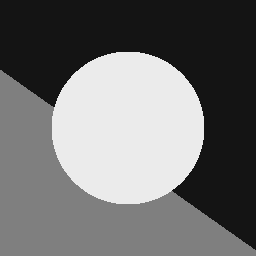
%> input picture Matlab/matlab_althg2/test.png, 256 x 256 px
$ octave test.m   (GNU Octave 9; MATLAB toolbox functions it lacks are replaced by stand-ins)
%> lines starting %> are read from the running program, lines starting %| are printed output that depends on the picture; in (x1, y1, x2, y2) boxes, pixels count from 0 and x2, y2 are one past the last pixel; in counts of white or black regions, pixels touching at a corner belong together; the program's own positions count from 1
### Matlab/matlab_althg2/compute_wavelet_quadtree.m
function [QT,Theta] = compute_wavelet_quadtree(M,Jmin,T,j_min,j_max,s)
% compute_wavelet_quadtree - compute the wavelet-bandelet quadtree
%   [QT,Theta] = compute_wavelet_quadtree(M,Jmin,T,j_min,j_max,s);
%   Copyright (c) 2005 Gabriel Peyr?

if nargin<2
    Jmin = 4;
end
if nargin<6
    s = Inf;
end
if nargin<5
    j_max = min(5, log2(size(M,1)));
end
if nargin<4
    j_min = 2;
end

% perform the wavelet transform
nx = length(M);
ny = length(M);
scale = log2(nx) - Jmin;
MW = dwt_haar_2d(M,nx,ny,scale);
%MW = double(MW);
n = size(M,1);
Jmax = log2(n)-1;
QT = zeros(n,n) + j_min;
Theta = zeros(n,n);

% compute the transform for each scale and each direction
for j=Jmax:-1:Jmin  % for each scale
    j_max = min(j_max, j);
%    if use_single_qt
%       MWc = zeros(2^j, 2^j, 3);
%    end
    for q=1:3   % for each orientation
        [selx,sely] = compute_quadrant_selection(j,q);
        disp(['--> computing quadtree at scale ' num2str(j) ' orientation ' num2str(q) '.']);
        %if ~use_single_qt
        [QT(selx,sely,:),Theta(selx,sely,:)] = compute_quadtree(MW(selx,sely),T,j_min,j_max,s);
        %else
        %    MWc(:,:,q) = MW(selx,sely);
        %end
    end
    % [10 lines of commented-out code are left out]
end

### Matlab/matlab_althg2/dwt_haar_2d.m
function  y = dwt_haar_2d(x,nx,ny,J)
y=zeros(ny,nx);
for j=1:J
    for i=1:ny
            x0 = x(i,:)';
            x(i,1:nx/2) = (x0(1:2:end,:) + x0(2:2:end,:)) / sqrt(2);
            x(i,nx/2+1:nx) = (x0(1:2:end,:) - x0(2:2:end,:)) / sqrt(2);
    end
    for i=1:nx
            x0 = x(:,i);
            x(1:ny/2,i) = (x0(1:2:end,:) + x0(2:2:end,:)) / sqrt(2);
            x(ny/2+1:ny,i) = (x0(1:2:end,:) - x0(2:2:end,:)) / sqrt(2);
    end
    y(ny/2+1:ny,1:nx)=x(ny/2+1:ny,1:nx);
    y(1:ny/2,nx/2+1:nx)=x(1:ny/2,nx/2+1:nx);
    x=x(1:ny/2,1:nx/2);
    nx=nx/2;
    ny=ny/2;
end
y(1:ny,1:nx)=x;

### Matlab/matlab_althg2/compute_quadrant_selection.m
function [selx,sely] = compute_quadrant_selection(j,q)

% compute_quadrant_selection - compute the indice
%   for selecting a given quadrant at a given scale
%   of a wavelet transform.
%
%   q=1 is for phi/psi (on X / on Y)
%   q=2 is for psi/phi (on X / on Y)
%   q=3 is for psi/psi (on X / on Y)
%
%   % Suppose that MW contains a wavelet transform
%   j = 4; q = 2;
%   [selx,sely] = compute_quadrant_selection(j,q);
%   MWs = MW(selx,sely);    % MWs contains the quadrant.
%
%   Copyright (c) 2004 Gabriel Peyré

if q<0 || q>3
    error('Quadrant number is in {0,1,2,3}.');
end

if q==0
    selx = 1:2^j;
    sely = 1:2^j;
elseif q==1 % 1st quadrant
    selx = 1:2^j;
    sely = (2^j+1):2^(j+1);
elseif q==2
    selx = (2^j+1):2^(j+1);
    sely = 1:2^j;
else
    selx = (2^j+1):2^(j+1);
    sely = (2^j+1):2^(j+1);
end

### Matlab/matlab_althg2/compute_quadtree.m
function [QT,Theta] = compute_quadtree(M,T,j_min,j_max,s)

% bandelet_transform_fwd - compute the quadtree that optimize the Lagrangian.
%
%   [QT,Theta] = compute_quadtree(M,T,j_min,j_max,s);
%
%   M is the original image
%   T is the selected threshold (the higher, the most compressed the data)
%   j_min is the depth minimum of the QT
%       (ie 2^j_min is the size minimum of the square).
%   j_max is the depth maximum of the QT        [default : min(5,log2(n))]
%       (ie 2^j_max is the size maximum of the square).
%   s is the super-resolution for the geometry [default 2]
%
%   QT is an image representing the levels of the quadtree.
%   Theta is an image representing the optimal angle choosed on each
%       quadtree (Inf token for no geometry).
%
%   Copyright (c) 2005 Gabriel Peyr?

n = size(M,1);

% number of thresholds
nT = length(T);

% Lagrangian multiplicator
lambda = 3/(4*7);

QT = zeros(n,n,nT)+j_min;
Theta = zeros(n,n,nT);
L = zeros(n/2^j_min,n/2^j_min,nT);   % the current lagrangian

% first compute bandelet approximation for each square
for kx=0:n/2^j_min-1
    for ky=0:n/2^j_min-1
        selx = kx*2^j_min+1:(kx+1)*2^j_min;
        sely = ky*2^j_min+1:(ky+1)*2^j_min;
        % compute the optimal direction on this square
        [tmp,theta,l] = compute_best_direction(M(selx,sely,:),T,s);
        for i=1:nT
            Theta(selx,sely,i) = theta(i);
            L(kx+1,ky+1,i) = l(i);
        end
    end
end

% perform the bottom-up procedure, trying to merge
% 4 small squares into 1 big square if it decreases the
% lagrangian
for j=j_min+1:j_max
%disp('compute quadtree scalar j=');
    L1 = zeros(n/2^j);  % new lagrangian for this size of squares
    for kx=0:n/2^j-1
        for ky=0:n/2^j-1
            selx = kx*2^j+1:(kx+1)*2^j;
            sely = ky*2^j+1:(ky+1)*2^j;
            % the lagrangian of the 4 squares splited (add the gamma
            % penalty because of the additional split)
            l_sum = L(2*kx+1,2*ky+1,:) + L(2*kx+2,2*ky+1,:) + L(2*kx+1,2*ky+2,:) + L(2*kx+2,2*ky+2,:) + lambda*reshape(T,1,1,nT).^2;
            l_sum = l_sum(:);
            % the lagrangian of the 4 squares once merged
            [tmp,theta,l] = compute_best_direction(M(selx,sely,:),T,s);
            % find the indices where l<l_sum, ie we must merge
            %I = find(l<l_sum);
            %J = find(l>=l_sum);
            % MERGE
            %for i=I'
            if(l < l_sum)
              L1(kx+1,ky+1) = l;
              QT(selx,sely) = j;
              Theta(selx,sely) = theta;
            % KEEP
            else
              L1(kx+1,ky+1) = l_sum;
            end
        end
    end
    L = L1;
end


%imshow(( (QT-min(QT(:)))/(max(QT(:))-min(QT(:))) ))

### Matlab/matlab_althg2/compute_best_direction.m
function [MW,theta,L] = compute_best_direction(M,T,s)
% compute_best_direction - optimize the lagrangian over a single square
%   M is a 2D image, s is a super-resolution factor
%       (the # of tested direction is 2*n*s)
%   T is the threshold (the higher, the most you want to compress)
%   theta is the optimal direction, ie. the one that gives minimizes the
%   Lagrangian
%       L(theta) = | M - F_theta(M) |^2 + m * T^2
%   where :
%       F_theta(M) = perform_warped_haar(M,theta,1)
%       m = #{ coefficients of |F_theta(M)| above T }

n = size(M,1);

% samples the direction with a step of pi/(2*n*s)
if s~=Inf
    t = pi/(2*n*s);
    Theta = [t/2:t:pi-t/2, Inf];
else
    % perform exhaustive search
    [Y,X] = meshgrid(0:n-1, 0:n-1); X = X(:); Y = Y(:);
    X(1) = []; Y(1) = [];
    Theta = atan2(Y(:),X(:));
    Theta = unique(Theta);
    Theta = [-Theta(end-1:-1:2); Theta]';
    % take mid points
    Theta = ( Theta + [Theta(2:end),Theta(1)+pi] )/2;
    Theta = [Theta, Inf];
end

% Number of bit for coding geometry / no geometry
% You can try other coding strategy...
nbr_bits_geom = 1;
nbr_bits_nogeom = 1;

% conversion multiplier nbr_coefs<->nbr_bits
gamma0 = 7;
% lagrange multiplier
lambda = 3/(4*gamma0);
% number of bits for geometry
Rg = ceil( log2(length(Theta)) );

% compute the lagrangian
L = []; % to store the
for theta = Theta
    MW = perform_warped_wavelet(M,theta,1);
    LT = [];
    for t = T(:)'
        % compute the quantized vector and number of bits
        [MWt,tmp] = perform_quantization(MW(:),t);		%修改
        % compute the number of coefficient above threshold
        nbr_coefs = sum( MW(:)>t );
        % estimate the number of bits needed to code the coefficients
        R = nbr_coefs*gamma0;
        % compute the approximation error
        %MWt = double(MW) .* (MW < T);
        %E = sum(MWt(:).^2);
        E = sum( (MWt(:)-MW(:)).^2);
        % add geometry bits
        if theta~=Inf
            R = R + nbr_bits_geom + Rg;
        else
            R = R + nbr_bits_nogeom;  % less bit for no geometry
        end
        % compute the lagrangian
        l = E + lambda*R*t^2;
        LT = [LT, l];
    end
    L = [L;LT];
end

% find minimum of lagrangian
[L,I] = min(L); L = L(:);		%I just a number,it is the index of the minimum element
theta = Theta(I); theta = theta(:);
MW = perform_warped_wavelet(M,theta(1),1);

### Matlab/matlab_althg2/perform_warped_wavelet.m
function M = perform_warped_wavelet(M,theta,dir)
% perform_warped_wavelet - perform a warped haar transform

if theta==Inf   % special token : no geometry
    return; % nothing to do
end

n = size(M,1);
% sampling location
[Y,X] = meshgrid(1:n,1:n);
% projection on orthogonal direction
t = -sin(theta)*X(:) + cos(theta)*Y(:);
% order points in increasing order
[tmp,I] = sort(t);
M(I) = perform_haar_transform(M(I),dir);  % 修改

### Matlab/matlab_althg2/perform_haar_transform.m
function x = perform_haar_transform(x, dir);
x = x(:); % to be sure we have a column vector
J = floor( log2(length(x)) ); % number of scales
if dir==1 % forward transform
	for j=1:J
		c = x(1:2^(j-1):end); % previous coarse signal
		x(1:2^j:end) = ...  % new coarse signal
		( c(1:2:end) + c(2:2:end) )/sqrt(2);
		x(1+2^(j-1):2^j:end) = ... % new details
		(c(1:2:end)-c(2:2:end))/sqrt(2);
	end
else
	% backward transform
	for j=J:-1:1
		y = x(1:2^(j-1):end);
		x(1:2^j:end) = ...
		( y(1:2:end) + y(2:2:end) )/sqrt(2);
		x(1+2^(j-1):2^j:end) = ...
		( y(1:2:end) - y(2:2:end) )/sqrt(2);
	end
end

### Matlab/matlab_althg2/perform_quantization.m
function [y, nbr_bits, nbr_bits_tot, y_quant] = perform_quantization(x, T)

% perform_quantization - perform a nearly uniform quantization of the signal.
%
%   [y, nbr_bits, nbr_bits_tot, y_quant] = perform_quantization(x, T);
%
%   The quantizer is defined by y=Q_T(x) where:
%       Q_T(x) = 0    if  |x|<T
%       Q_T(x) = sign(x) * ([|x|/T]+0.5)*T      where [.]=floor
%   (i.e. a nearly uniform quantizer with twice larger zero bin).
%
%   y is the quantified value
%   nbr_bit as same size as x and store the number of bits needed to code
%       each entry of x
%   nbr_bits_tot is just sum(nbr_bits_tot(:))
%   y_quant is the signed token representing each entry of y.
%
%   Copyright (c) 2004 Gabriel Peyré

if iscell(x)
    nbr_bits_tot = 0;
    for i=1:length(x)
        [y{i}, nbr_bits{i}, nbr_bits_t] = perform_quantization(x{i}, T);
        nbr_bits_tot = nbr_bits_tot + nbr_bits_t;
    end
    return;
end

I = find(abs(x)<T);
nbr_bits = floor(abs(x)/T);

y_quant = sign(x).*nbr_bits;

y = sign(x).*(nbr_bits+0.5)*T;
y(I) = 0;

nbr_bits = nbr_bits+1;
nbr_bits(I) = 0;

nbr_bits_tot = sum(nbr_bits(:));

### Matlab/matlab_althg2/test.m
% test bandelet transform
clc
clear all
close all

M = imread('test.png');
%> M is the input picture: size 256x256 uint8; min 20, max 235, mean 111.8
M = double(M);
%> M: size 256x256 double
dir = 1;
T = 10;		%the threshold to evalue the best direction
j_min = 2;	%the minimum scale for quadtree segment
j_max = 4;	%the maximum scale for quadtree segment
Jmin = 4;	%the smallest size of square(width = w^2) of wavelet transform
s = 2;		%the super-resolution for the geometry [default 2]

tic
[QT,Theta] = compute_wavelet_quadtree(M,Jmin,T,j_min,j_max,s);
%> the loop in dwt_haar_2d, `for j=1:J` made 4 passes
%> pass 3, in dwt_haar_2d, `x=x(1:ny/2,1:nx/2);`:
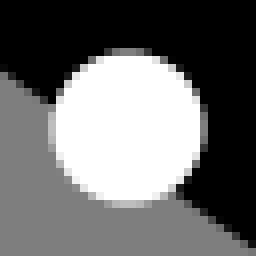
%> x: size 32x32 double (shown 8 times larger); min 160, max 1880, mean 894.4; drawn with min black and max white
%> after the loop in dwt_haar_2d, `for j=1:J`:
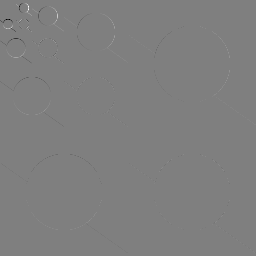
%> y: size 256x256 double; min -1437.8, max 1437.8, mean -0.1; drawn with min black and max white
%> in dwt_haar_2d, `y(1:ny,1:nx)=x;`:
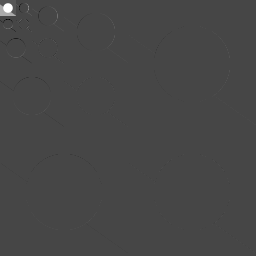
%> y: size 256x256 double; 0.39% of pixels changed, all inside (x1, y1, x2, y2) = (0, 0, 16, 16); drawn with min black and max white
%| --> computing quadtree at scale 7 orientation 1.
%> in perform_haar_transform, `x = x(:);`: x = [0; 0; 0; 0; 0; 0; 0; 0; 0; 0; 0; 0; 0; 0; 0; 0]
%> the loop in perform_haar_transform, `for j=1:J` made 4 passes
%> c on passes 1 to 4: [0; 0; 0; 0; 0; 0; 0; 0; 0; 0; 0; 0; 0; 0; 0; 0], [0; 0; 0; 0; 0; 0; 0; 0], [0; 0; 0; 0], [0; 0]
%> in compute_best_direction, `MW = perform_warped_wavelet(M,theta,1);`: MW = [0 0 0 0; 0 0 0 0; 0 0 0 0; 0 0 0 0]
%> the loop in compute_best_direction, `for t = T(:)'` made 1 pass
%> (tmp, nbr_coefs, R, E, l) on pass 1: ([0; 0; 0; 0; 0; 0; 0; 0; 0; 0; 0; 0; 0; 0; 0; 0], 0, 6, 0, 64.29)
%> in compute_best_direction, `L = [L;LT];`: L = 64.29
%> in compute_best_direction, `[L,I] = min(L)`: L = 10.71; I = 17
%> in compute_best_direction, `theta = Theta(I)`: theta = Inf
%> in compute_quadtree, `[tmp,theta,l] = compute_best_direction(M(selx,sely,:),T,s);`: tmp = [0 0 0 0; 0 0 0 0; 0 0 0 0; 0 0 0 0]; theta = Inf; l = 10.71
%> after the loop in compute_quadtree, `for i=1:nT`:
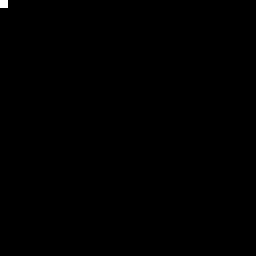
%> L: size 32x32 double (shown 8 times larger); values 0 (black) and 10.71 (white), 0.1% white in thin lines or dots, all inside (x1, y1, x2, y2) = (0, 0, 1, 1)
%> after the loop in compute_quadtree, `for i=1:nT`: Theta: size 128x128 double; 0.1% of the values are NaN or infinite; the others: min 0, max 0, mean 0
%> in compute_quadtree, `l_sum = L(2*kx+1,2*ky+1,:) + L(2*kx+2,2*ky+1,:) + L(2*kx+1,2*ky+2,:) +..`: l_sum = 53.57
%> the loop in perform_haar_transform (call 2), `for j=1:J` made 6 passes
%> the loop in compute_best_direction (call 2), `for t = T(:)'` made 1 pass
%> (nbr_coefs, R, E, l, LT) on pass 1: (0, 7, 0, 75, 75)
%> in compute_quadtree, `[tmp,theta,l] = compute_best_direction(M(selx,sely,:),T,s);`: tmp = [0 0 0 0 0 0 0 0; 0 0 0 0 0 0 0 0; 0 0 0 0 0 0 0 0; 0 0 0 0 0 0 0 0; 0 0 0 0 0 0 0 0; 0 0 0 0 0 0 0 0; 0 0 0 0 0 0 0 0; 0 0 0 0 0 0 0 0]
%> in compute_quadtree, `QT(selx,sely) = j;`:
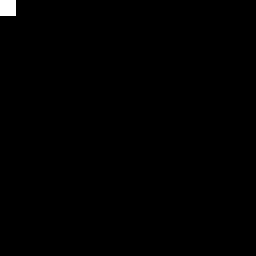
%> QT: size 128x128 double (shown 2 times larger); values 2 (black) and 3 (white), 0.39% white; 1 white region, box (x1, y1, x2, y2) and area: (0, 0, 8, 8) 64
%> in compute_wavelet_quadtree, `[QT(selx,sely,:),Theta(selx,sely,:)] = compute_quadtree(MW(selx,sely),..`:
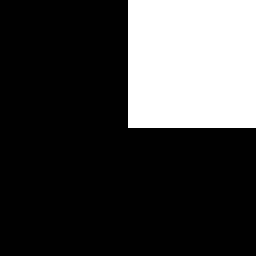
%> QT: size 256x256 double; values 2 (black) and 4 (white), 25% white; 1 white region, box (x1, y1, x2, y2) and area: (128, 0, 256, 128) 16384
%> (the run ends here)
